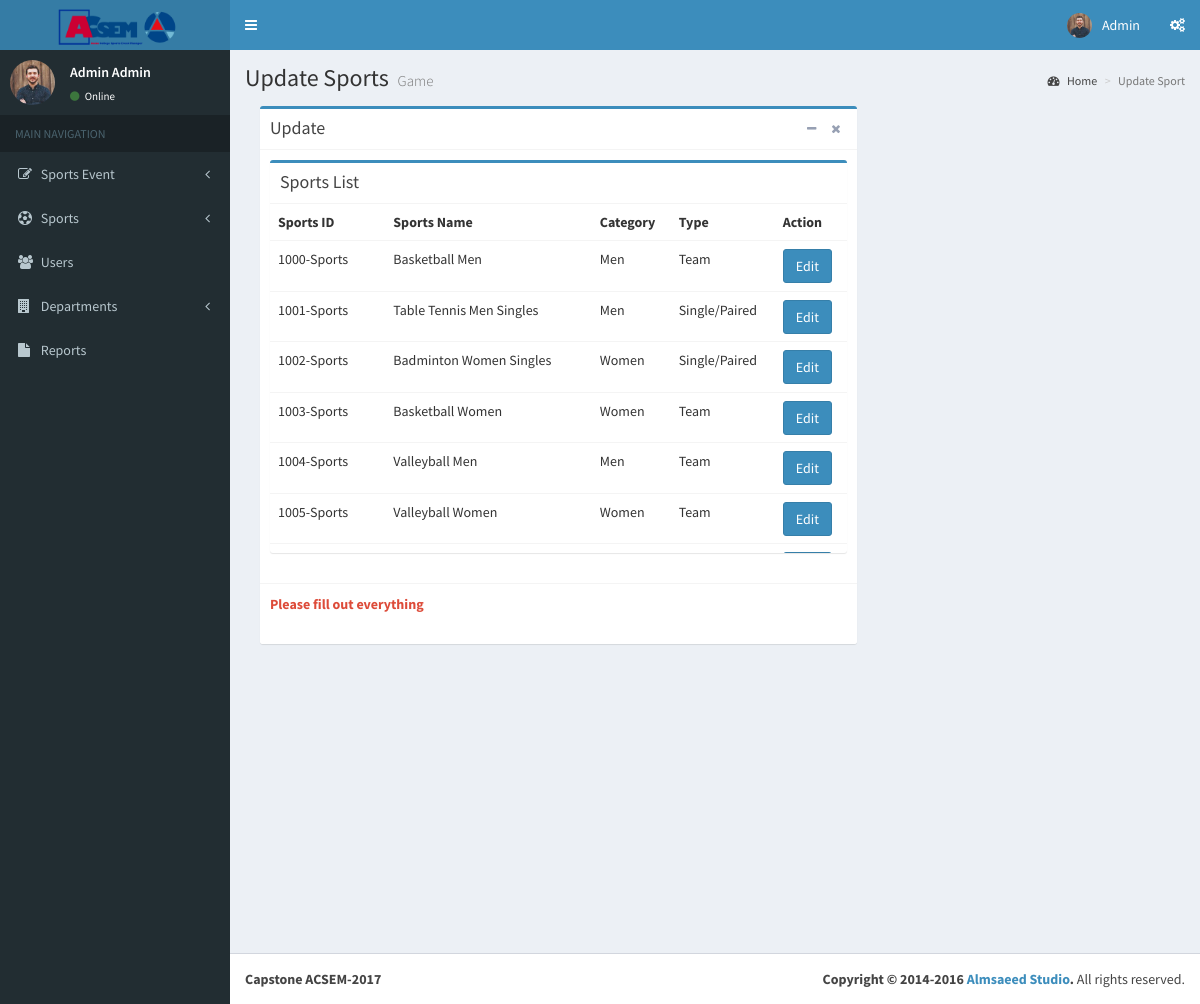
The page /ACSEM/pages/forms/usport.php (signed in) on the database its author committed.
### tables this page shows
CREATE TABLE `tbl_sports` (
  `SportsID` varchar(15) NOT NULL,
  `SportsName` text NOT NULL,
  `SportsRules` text NOT NULL,
  `SportsCategory` text NOT NULL,
  `SportsType` text NOT NULL
);

### ACSEM/conn/check2.php (called while the page is built, shortened)
<?php
  if(isset($_COOKIE['userid']) && $_COOKIE['userid'] != ''){
  $user = $_COOKIE['userid'];
  $user;
  }else if(isset($_SESSION['userid']) && $_SESSION['userid'] !=''){
  $user = $_SESSION['userid'];
  }else if(!isset($_COOKIE['userid']) && $_COOKIE['userid'] != ''){
      header("Location: ../../login.php");
  }else if(!isset($_SESSION['userid']) && $_SESSION['userid'] !=''){
      header("Location: ../../login.php");
  }
?>

### ACSEM/pages/forms/usport.php (the view, shortened to what this page needs)
<?php
  include("../../conn/connection.php");
  include("../../conn/check2.php");
  $query = "SELECT * FROM tbl_admin where AdminID = '$user'  " ;
  $result = mysqli_query($link, $query);
  while($row = mysqli_fetch_assoc($result))
       {
        $fname = $row['Afname'];
        $lname = $row ['Alname'];
        $Aphoto = $row['Aphoto'];
       }
?>
<!DOCTYPE html>
<html>
<head>
  <link rel="stylesheet" href="../../bootstrap/css/bootstrap.min.css">
  <link rel="stylesheet" href="https://cdnjs.cloudflare.com/ajax/libs/font-awesome/4.5.0/css/font-awesome.min.css">
  <link rel="stylesheet" href="https://cdnjs.cloudflare.com/ajax/libs/ionicons/2.0.1/css/ionicons.min.css">
  <link rel="stylesheet" href="../../plugins/iCheck/all.css">
  <link rel="stylesheet" href="../../plugins/select2/select2.min.css">
  <link rel="stylesheet" href="../../dist/css/AdminLTE.min.css">
  <link rel="stylesheet" href="../../dist/css/skins/_all-skins.min.css">
</head>
<body class="hold-transition skin-blue sidebar-mini">
<div class="wrapper">
  <header class="main-header">
    <a href="../../starter.php" class="logo">
      <span class="logo-lg"><b><img src="../../images/Fiacsem.png" style="width:65%; height:5%;"></b></span>
    </a>
    <nav class="navbar navbar-static-top">
      <a href="#" class="sidebar-toggle" data-toggle="offcanvas" role="button">
      </a>
      <div class="navbar-custom-menu">
        <ul class="nav navbar-nav">
          <li class="dropdown user user-menu">
            <a href="#" class="dropdown-toggle" data-toggle="dropdown">
              <img src="upload/<?php echo $Aphoto; ?>" class="user-image" alt="User Image">
              <span class="hidden-xs"><?php echo $fname; ?></span>
            </a>
          </li>
          <li>
            <a href="#" data-toggle="control-sidebar"><i class="fa fa-gears"></i></a>
          </li>
        </ul>
      </div>
    </nav>
  </header>
  <aside class="main-sidebar">
    <section class="sidebar">
      <div class="user-panel">
        <div class="pull-left image">
         <img src="upload/<?php echo $Aphoto; ?>" class="img-circle" alt="User Image">
        </div>
        <div class="pull-left info">
          <p><?php echo $fname . " " . $lname ; ?></p>
          <a href="#"><i class="fa fa-circle text-success"></i> Online</a>
        </div>
      </div>
      <ul class="sidebar-menu">
        <li class="header">MAIN NAVIGATION</li>
        <li class="treeview">
          <a href="#"><i class="fa fa-edit"></i> <span>Sports Event</span>
            <span class="pull-right-container">
              <i class="fa fa-angle-left pull-right"></i>
            </span>
          </a>
        </li>
        <li class="treeview">
          <a href="#"><i class="fa fa-soccer-ball-o"></i> <span>Sports</span>
            <span class="pull-right-container">
              <i class="fa fa-angle-left pull-right"></i>
            </span>
          </a>
        </li>
        <li><a href="users.php"><i class="fa fa-users"></i> <span>Users</span></a></li>
        <li class="treeview">
          <a href="#"><i class="fa fa-building"></i> <span>Departments</span>
            <span class="pull-right-container">
              <i class="fa fa-angle-left pull-right"></i>
            </span>
          </a>
        </li>
        <li><a href="Report.php"><i class="fa fa-file"></i> <span>Reports</span></a></li>
      </ul>
    </section>
  </aside>
  <div class="content-wrapper">
    <section class="content-header">
      <h1>
        Update Sports
        <small>Game</small>
      </h1>
      <ol class="breadcrumb">
        <li><a href="../../starter.html"><i class="fa fa-dashboard"></i> Home</a></li>
        <li class="active">Update Sport</li>
      </ol>
    </section>
    <section class="content">
      <div class="col-md-8">
      <div class="box box-primary">
        <div class="box-header with-border">
          <h3 class="box-title">Update</h3>
          <div class="box-tools pull-right">
            <button type="button" class="btn btn-box-tool" data-widget="collapse"><i class="fa fa-minus"></i></button>
            <button type="button" class="btn btn-box-tool" data-widget="remove"><i class="fa fa-remove"></i></button>
          </div>
        </div>
        <div class="box-body">
            <div class="row">
            <div class="col-md-12">
            <div class="box box-primary">
		            <div class="box-header">
		              <h3 class="box-title">Sports List</h3>
		            </div>
		            <div class="box-body table-responsive no-padding" style="max-height: 350px; min-height: 250px; overflow-y: scroll;" >
                  <table id="table2" class="table table-fixed">
                    <tr>
                      <th width="20%">Sports ID</th>
                      <th  >Sports Name</th>
                      <th >Category</th>
                      <th >Type</th>
                      <th >Action</th>
                    </tr>
                    <?php
                    $query = "SELECT * FROM tbl_sports";
                    $result = mysqli_query($link, $query);
                    while($row = mysqli_fetch_assoc($result)){
                    echo "<tr>";
                    echo "<td>" . $row['SportsID'] ."</td>";
                    echo "<td>" . $row['SportsName'] ."</td>";
                    echo "<td >" . $row['SportsCategory'] ."</td>";
                    echo "<td>" . $row['SportsType'] ."</td>";
                    $sid = $row['SportsID'];
                     ?>
                    <td><a href="updatesports.php?id=<?php echo $sid; ?>"><button id="bot" class="btn btn-primary" >Edit</button></a></td>
                    <?php
                    echo "<tr>";
                    }
                    ?>
		              </table>
		            </div>
		          </div>
            </div>
            </div>
        </div>
        <div class="box-footer">
        	<div class="form-group has-error">
                  <label class="control-label" for="inputError">Please fill out everything</label>
                </div>
        </div>
      </div>
        </div>
    </section>
  </div>
  <footer class="main-footer">
    <div class="pull-right hidden-xs">
      <strong>Copyright &copy; 2014-2016 <a href="http://almsaeedstudio.com">Almsaeed Studio</a>.</strong> All rights
    reserved.
    </div>
      <strong>Capstone ACSEM-2017</strong>
  </footer>
</div>
</body>
</html>

### rows shown on the page
tbl_sports: SportsID "1000-Sports", SportsName "Basketball Men", SportsCategory "Men", SportsType "Team"
tbl_sports: SportsID "1001-Sports", SportsName "Table Tennis Men Singles", SportsCategory "Men", SportsType "Single/Paired"
tbl_sports: SportsID "1002-Sports", SportsName "Badminton Women Singles", SportsCategory "Women", SportsType "Single/Paired"
tbl_sports: SportsID "1003-Sports", SportsName "Basketball Women", SportsCategory "Women", SportsType "Team"
tbl_sports: SportsID "1004-Sports", SportsName "Valleyball Men", SportsCategory "Men", SportsType "Team"
tbl_sports: SportsID "1005-Sports", SportsName "Valleyball Women", SportsCategory "Women", SportsType "Team"

### other values the page prints
$fname "Admin"
$lname "Admin"
